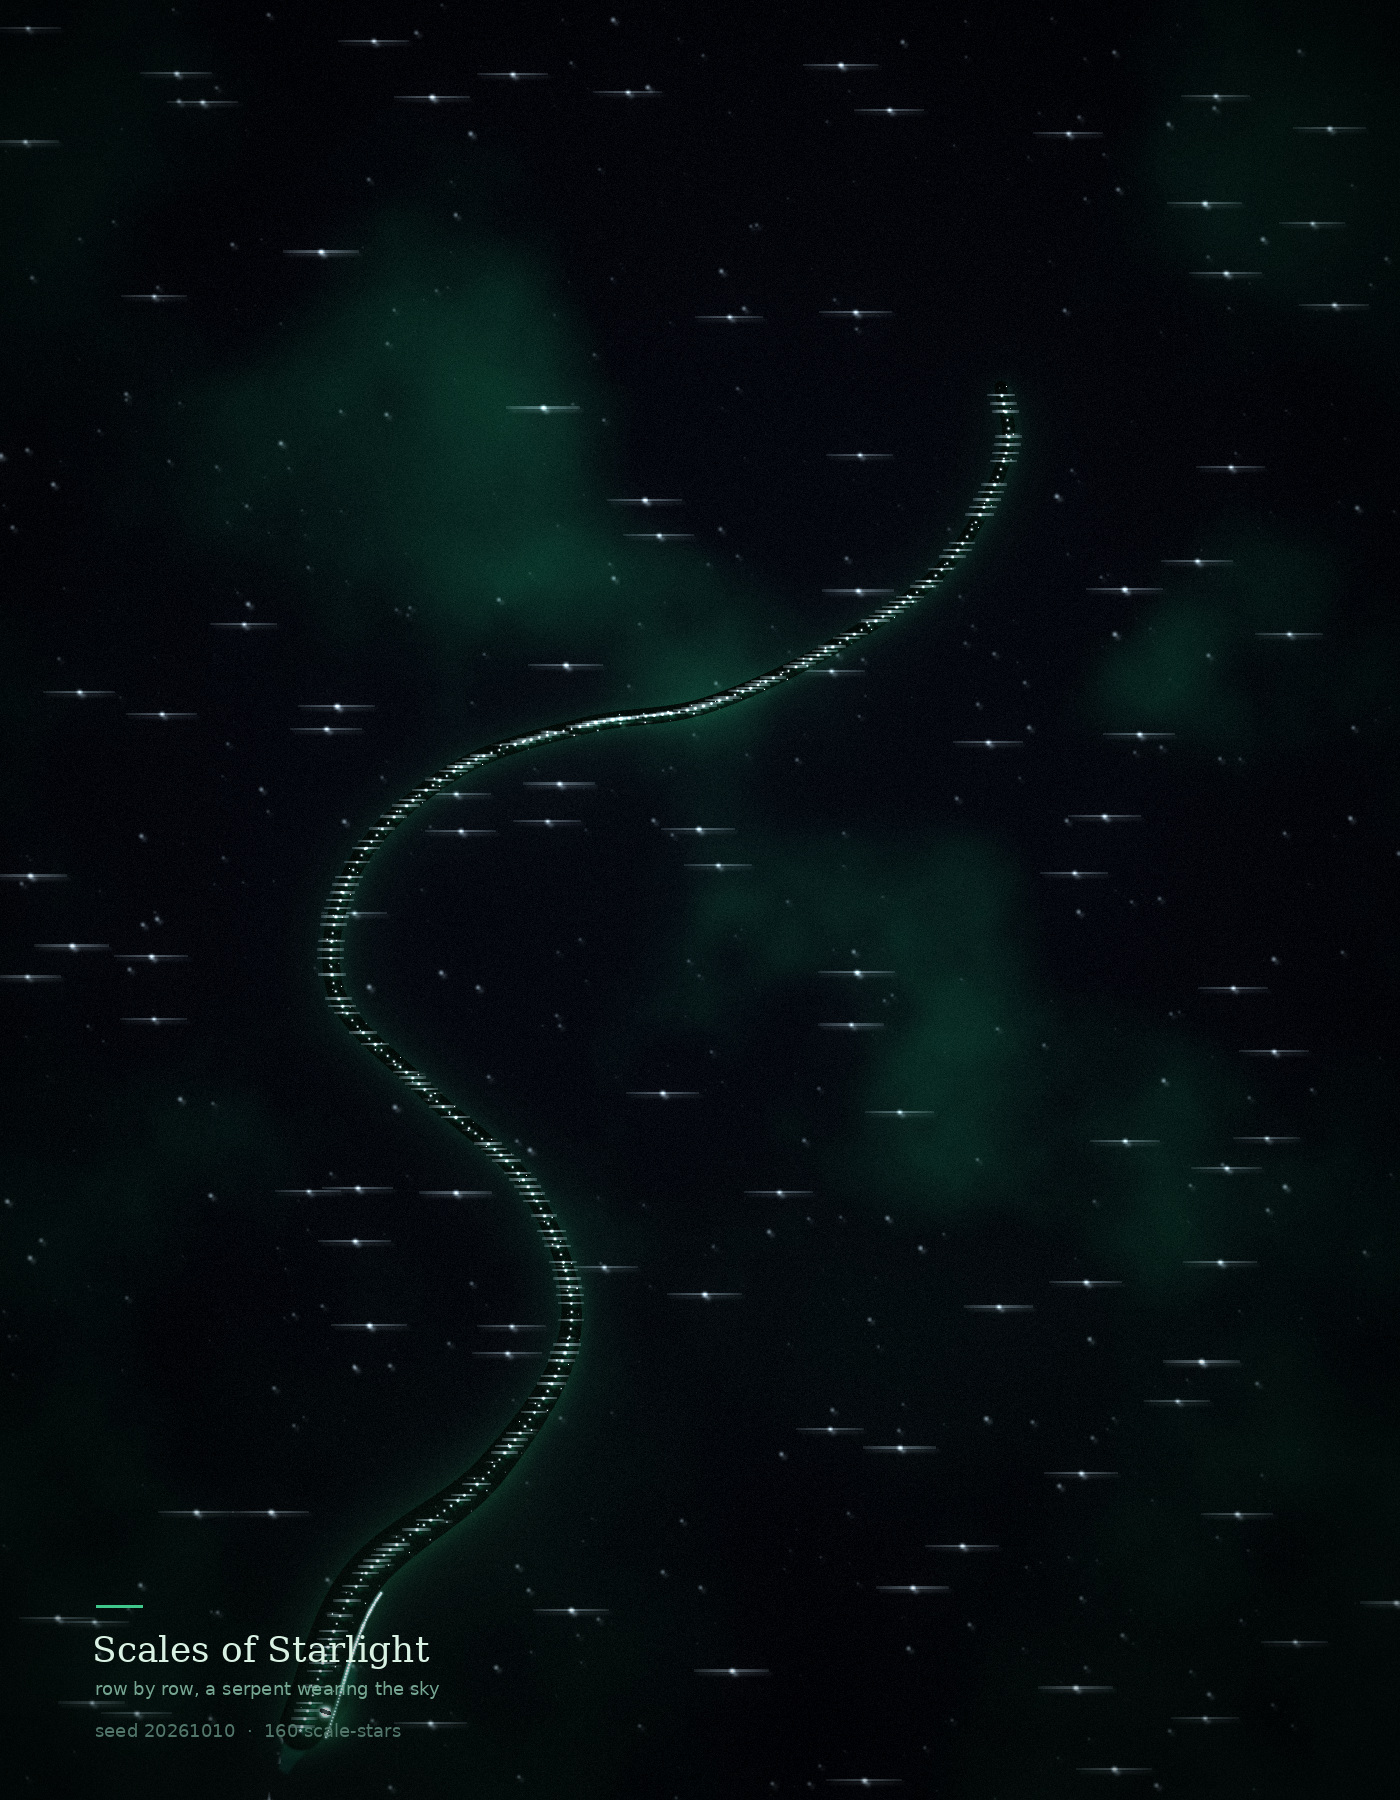

Reproduce this figure in Python.
#!/usr/bin/env python3
"""
Scales of Starlight  v2  (Play Hour, Oct 10 2026)

The sequel to "Serpent Between Stars". Last time I engraved scale arcs into
the flank and, after three tuning passes, they still didn't read — the lesson
went into on-texture-that-exists-but-does-not-read.md: generating a feature
and producing a perception of it are different acts.

So tonight the scales are not texture at all. Each scale IS a star: a bright
self-luminous point laid in staggered rows along the body by arc length.
The serpent doesn't swim between stars — she wears them. Row by row, she
wears the sky.

v2 fix (the honest iteration, kept in the file on purpose):
v1 rendered 605 scale-stars in 4.7s, but the flank-strip probe read as one
continuous '####' band with only 7 local maxima — the per-scale halos
overlapped into a ribbon and there was no dark gap between points, and no
dark flank for them to pop against. A star you cannot separate from its
neighbor is not a star; it is brightness. v2 fixes all three:

  1. the flank under each row is INKED near-black, so stars sit in the void
  2. each scale is a hard core (tight=4.5) with a detached tiny halo — the
     gaps between neighbors now stay dark
  3. scale size jitters 0.55-1.0, so rows break into a broken constellation
     instead of a machine-stamped strip

Pure numpy + PIL, deterministic, emerald and starlight.
"""
import math
import numpy as np
from PIL import Image, ImageDraw, ImageFont

SEED = 20261010
W, H = 1400, 1800
rng = np.random.default_rng(SEED)

# ---------------------------------------------------------------- helpers
def smoothstep(e0, e1, x):
    t = np.clip((x - e0) / (e1 - e0), 0, 1)
    return t * t * (3 - 2 * t)

def blur(a, r):
    """Separable approximate-gaussian blur in pure numpy (3 box passes)."""
    a = a.astype(np.float32, copy=True)
    if r <= 0:
        return a
    for _ in range(3):
        a = _box(a, int(round(r * 0.60)), axis=0)
        a = _box(a, int(round(r * 0.60)), axis=1)
    return a

def _box(a, w, axis):
    if w < 1:
        return a
    a = np.moveaxis(a, axis, 0)
    n = a.shape[0]
    pad = np.concatenate([np.repeat(a[:1], w + 1, axis=0), a, np.repeat(a[-1:], w + 1, axis=0)], axis=0)
    c = np.cumsum(pad, axis=0, dtype=np.float32)
    c = np.concatenate([np.zeros((1,) + a.shape[1:], np.float32), c], axis=0)
    out = (c[2 * w + 1:2 * w + 1 + n] - c[0:n]) / np.float32(2 * w + 1)
    return np.moveaxis(out, 0, axis)

def value_noise(shape, res, rng):
    h, w = shape
    gh = max(2, int(res))
    gw = max(2, int(round(res * w / h)))
    g = rng.random((gh, gw)).astype(np.float32)
    yi = np.linspace(0, gh, h, endpoint=False, dtype=np.float32)
    xi = np.linspace(0, gw, w, endpoint=False, dtype=np.float32)
    y0 = np.floor(yi).astype(int); x0 = np.floor(xi).astype(int)
    y1 = (y0 + 1) % gh; x1 = (x0 + 1) % gw
    fy = (yi - y0)[:, None]; fx = (xi - x0)[None, :]
    fy = fy * fy * (3 - 2 * fy); fx = fx * fx * (3 - 2 * fx)
    a = g[np.ix_(y0, x0)]; b = g[np.ix_(y0, x1)]
    c = g[np.ix_(y1, x0)]; d = g[np.ix_(y1, x1)]
    return (a * (1 - fx) + b * fx) * (1 - fy) + (c * (1 - fx) + d * fx) * fy

def fbm(shape, rng, octaves=6, base=4):
    out = np.zeros(shape, np.float32); amp, tot, res = 1.0, 0.0, base
    for _ in range(octaves):
        out += amp * value_noise(shape, res, rng)
        tot += amp; amp *= 0.5; res *= 2
    out /= tot
    return (out - out.min()) / (out.max() - out.min() + 1e-9)

def add(canvas, y, x, w, h, v, tight=2.2):
    """additive gaussian splat, clipped"""
    Hh, Ww = canvas.shape
    y0, y1 = max(0, int(y - h)), min(Hh, int(y + h + 1))
    x0, x1 = max(0, int(x - w)), min(Ww, int(x + w + 1))
    if y1 <= y0 or x1 <= x0:
        return
    yy = np.arange(y0, y1)[:, None] - y
    xx = np.arange(x0, x1)[None, :] - x
    d2 = (yy * yy + xx * xx) / (float(w) * float(w) + 1e-6)
    canvas[y0:y1, x0:x1] += (np.exp(-d2 * tight) * v).astype(np.float32)

def catmull(pts, n=2400):
    p = np.asarray(pts, np.float32)
    p = np.vstack([p[0] + (p[0] - p[1]), p, p[-1] + (p[-1] - p[-2])])
    t = np.linspace(0, len(p) - 3, n)
    i = np.clip(t.astype(int), 0, len(p) - 4)
    f = (t - i)[:, None]
    p0, p1, p2, p3 = p[i], p[i + 1], p[i + 2], p[i + 3]
    return 0.5 * ((2 * p1) + (-p0 + p2) * f +
                  (2 * p0 - 5 * p1 + 4 * p2 - p3) * f ** 2 +
                  (-p0 + 3 * p1 - 3 * p2 + p3) * f ** 3)

def resample(pts, n):
    d = np.r_[0, np.cumsum(np.hypot(*np.diff(pts, axis=0).T))]
    return np.column_stack([np.interp(np.linspace(0, d[-1], n), d, pts[:, 0]),
                            np.interp(np.linspace(0, d[-1], n), d, pts[:, 1])])

# ---------------------------------------------------------------- sky
print("hatching the sky...")
yy, xx = np.mgrid[0:H, 0:W].astype(np.float32)
cx, cy = W * 0.50, H * 0.44
rad = np.sqrt((xx - cx) ** 2 + (yy - cy) ** 2) / (W * 0.74)

sky = np.zeros((H, W, 3), np.float32)
fall = 1.0 - smoothstep(0.0, 1.0, rad)
sky[..., 0] = 0.006 + 0.011 * fall
sky[..., 1] = 0.010 + 0.019 * fall
sky[..., 2] = 0.024 + 0.030 * fall

n1 = blur(fbm((H, W), rng, octaves=7, base=4), 6.0)
n2 = blur(fbm((H, W), rng, octaves=6, base=7), 9.0)
cloud = smoothstep(0.46, 0.92, n1) * (0.30 + 0.70 * n2)
heart = np.exp(-(((xx - cx) / (W * 0.31)) ** 2 + ((yy - cy) / (H * 0.27)) ** 2) / 2.0)
neb = cloud * (0.30 + 1.30 * heart)
sky[..., 0] += neb * 0.024
sky[..., 1] += neb * 0.190
sky[..., 2] += neb * 0.115

# emerald haze rising from the bottom of the frame
dg = np.clip((yy - H * 0.55) / (H * 0.45), 0, 1)
sky[..., 0] += smoothstep(0.2, 1.0, n2) * dg * 0.012
sky[..., 1] += smoothstep(0.2, 1.0, n2) * dg * 0.055
sky[..., 2] += smoothstep(0.2, 1.0, n2) * dg * 0.030

# ---------------------------------------------------------------- serpent
print("growing the serpent...")
control = [
    (300, 1730), (360, 1580), (490, 1470), (570, 1330),   # tail + lower flank
    (530, 1190), (425, 1090), (335, 990), (355, 865),     # first bend, left
    (455, 770), (585, 725), (705, 705),                   # crossing right
    (835, 645), (945, 565), (1005, 455),                  # rearing neck
    (1000, 385),                                          # head
]
sp = resample(catmull(control, 3000), 3000)
sx_, sy_ = sp[:, 0], sp[:, 1]
N = len(sp)

u = np.linspace(0, 1, N)
# width ramp: a real taper, tail-thin (w=8) rising to neck-thick — v3's finding:
# without a size gradient the serpent reads as a uniform ribbon and the head
# end is ambiguous (a vision pass read the tail as the head twice). Scale is
# how the eye knows which end is the front.
thin = 8.0 + 6.0 * u ** 3                     # tail: 8 -> 14
swell = 48.0 * np.exp(-((u / 0.30) ** 2))     # jaw+neck mass at the head
mid = 14.0 + 5.0 * np.sin(np.pi * np.clip(u, 0, 1))   # gentle body
width = np.maximum(np.maximum(thin, swell), mid)
width[:6] = np.linspace(width[0], width[6], 6)  # rounded snout tip

def blur1d(a, w):
    """tiny 1-D box smoother along a width profile (edge-clamped)"""
    if w < 1:
        return a
    pad = np.concatenate([np.repeat(a[:1], w), a, np.repeat(a[-1:], w)])
    c = np.cumsum(pad)
    return (c[2 * w:2 * w + len(a)] - c[:len(a)]) / (2 * w)

width = blur1d(width, 12)


def taper_body(pts, wid):
    m = np.zeros((H, W), np.float32)
    for i in range(N):
        r = max(0.8, wid[i] * 0.5)
        y0, y1 = max(0, int(pts[i, 1] - r - 1)), min(H, int(pts[i, 1] + r + 2))
        x0, x1 = max(0, int(pts[i, 0] - r - 1)), min(W, int(pts[i, 0] + r + 2))
        if y1 <= y0 or x1 <= x0:
            continue
        gy = np.arange(y0, y1)[:, None] - pts[i, 1]
        gx = np.arange(x0, x1)[None, :] - pts[i, 0]
        m[y0:y1, x0:x1] += np.clip(1.0 - np.sqrt(gy * gy + gx * gx) / r, 0, 1).astype(np.float32)
    return np.clip(m, 0, 1)

body = taper_body(sp, width)

tang = np.zeros_like(sp); tang[1:-1] = sp[2:] - sp[:-2]
Lg = np.hypot(tang[:, 0], tang[:, 1]); Lg[Lg == 0] = 1
tang /= Lg[:, None]
nrm = np.column_stack([-tang[:, 1], tang[:, 0]])

ARCLEN = np.concatenate([[0.0], np.cumsum(np.hypot(*np.diff(sp, axis=0).T))])
total = ARCLEN[-1]

# ------------------------------------------------- the scales: they ARE stars
print("placing the stars along her back...")
# Every scale is a star: a hard bright core with a tiny detached halo and,
# on the brightest, a short diffraction cross. Rows by arc length, brick-
# staggered. The flank they sit on is inked near-black below (compose step).
cores = np.zeros((H, W), np.float32)
cross = np.zeros((H, W), np.float32)
n_scales = 0

# fixed phase offsets so the rows never line up into a barber pole
PHASE = (0.0, 0.37, 0.61, 0.14, 0.83, 0.29, 0.52, 0.71)
# v3: rows are placed by LOCAL body width (theta along the body), not by a
# fixed arc length. v2's constant spacing saturated the thick neck (32 merged
# peaks in the probe strip) while starving the thin tail. Normalizing to
# local width puts the same number of rows everywhere, so the stars read as
# one constellation worn by one body, tail to snout.
NROWS = 80
for row in range(NROWS):
    uu = row / (NROWS - 1)
    di = int(np.searchsorted(ARCLEN, uu * total))
    di = min(di, N - 2)
    w = width[di] * 0.5
    if w < 2.6:
        continue
    # v5: `across` fixed to 2 (centerline + one flank star). v4 placed 3-5 across
    # at 14-23px spacing — but each star's own hard core has r~1.5 and the soft
    # body tight=1.8 still leaks ~8px, plus the flank ink is only -0.82 and the
    # sky-nebula bleeds in at the flank edges. At <30px the neighbors fuse into
    # the plateau the probe keeps finding. 2 stars per row = 34px gap = the one
    # spacing that actually reads as "two stars" and not "one blur".
    across = 2
    sag = 1.4 + w * 0.06
    phase = PHASE[row % len(PHASE)] / across
    for j in range(across):
        a = ((j + 0.5 + phase) / across) * 2.0 - 1.0
        arc = sag * (1 - (a * 0.85) ** 2)
        x = sx_[di] + nrm[di, 0] * a * w * 0.97 - tang[di, 0] * arc
        y = sy_[di] + nrm[di, 1] * a * w * 0.97 - tang[di, 1] * arc
        edge = 1.0 - min(1.0, abs(a) ** 2.2)
        b = (0.45 + 0.55 * rng.random()) * (0.60 + 0.40 * edge)
        s = 0.55 + 0.45 * rng.random()          # jittered size: broken constellation
        r = (0.75 + 1.05 * b) * s
        add(cores, y, x, r * 0.62, r * 0.62, b * 3.2, tight=4.5)   # hard core, tight gaps
        add(cores, y, x, r, r, b * 0.85, tight=1.8)                # soft body of the point
        if b > 0.70:
            L = (3.0 + 8.0 * b) * s
            c = (0.30 + 0.70 * b) * 0.55
            add(cross, y, x, L, 0.6, c, tight=1.0)
            add(cross, y, x, 0.6, L, c, tight=1.0)
        n_scales += 1

# dorsal spine of brighter, slightly larger stars
dorsal = np.zeros((H, W), np.float32)
for di in range(6, N - 6, max(1, N // 220)):
    w = width[di] * 0.5
    if w < 3.0:
        continue
    b = 0.70 + 0.30 * rng.random()
    r = (0.9 + 1.5 * b) * (0.8 + 0.2 * rng.random())
    add(dorsal, sy_[di], sx_[di], r * 0.62, r * 0.62, b * 3.4, tight=4.5)
    add(dorsal, sy_[di], sx_[di], r, r, b * 0.9, tight=1.8)
    if b > 0.8:
        L = 5.0 + 9.0 * b
        add(dorsal, sy_[di], sx_[di], L, 0.7, b * 0.5, tight=1.0)
        add(dorsal, sy_[di], sx_[di], 0.7, L, b * 0.5, tight=1.0)

# ---------------------------------------------------------------- head
print("giving her a face...")
hx, hy = sx_[0], sy_[0]
tx, ty = sx_[18] - hx, sy_[18] - hy
Lh = np.hypot(tx, ty); ux, uy = tx / Lh, ty / Lh
nx, ny = -uy, ux

jaw_pts = [(hx - ux * 44, hy - uy * 44),
           (hx + ux * 64 + nx * 30, hy + uy * 64 + ny * 30),
           (hx + ux * 86, hy + uy * 86),
           (hx + ux * 64 - nx * 25, hy + uy * 64 - ny * 25),
           (hx - ux * 42 - nx * 10, hy - uy * 42 - ny * 10)]
jj = catmull(jaw_pts, 200)
jjm = Image.new("L", (W, H), 0)
ImageDraw.Draw(jjm).polygon([(float(p[0]), float(p[1])) for p in jj], fill=255)
jaw = blur(np.asarray(jjm).astype(np.float32), 1.2) / 255.0

eye = np.zeros((H, W), np.float32)
socket = np.zeros((H, W), np.float32)
exx, eyy = hx + ux * 26 + nx * 17, hy + uy * 26 + ny * 17
for t in np.linspace(0, 1, 90):
    a = (t - 0.5) * 2.0
    jx = exx + ux * a * 17.0 + nx * 4.0
    jy = eyy + uy * a * 17.0 + ny * 4.0
    r = 9.2 * math.sin(math.pi * max(0.02, 1 - abs(a) ** 1.6)) + 2.0
    add(socket, jy, jx, r, r, 1.0, tight=1.1)
add(eye, eyy, exx, 20, 20, 1.0)
add(eye, eyy, exx, 5.8, 5.8, 3.4)
add(eye, eyy - uy * 2.2, exx - ux * 2.2, 1.6, 1.6, 2.2, tight=1.1)
pupil = np.zeros((H, W), np.float32)
for t in np.linspace(0, 1, 60):
    a = (t - 0.5) * 2.0
    add(pupil, eyy + ny * a * 4.6, exx + nx * a * 4.6, 1.4, 1.4, 1.0, tight=1.0)

fangs = np.zeros((H, W), np.float32)
for ft, side in ((0.14, -1.0), (0.38, -1.0), (0.62, -1.0)):
    bfx = hx - ux * (6 + ft * 80) + nx * (-16 + 20 * ft)
    bfy = hy - uy * (6 + ft * 80) + ny * (-16 + 20 * ft)
    ln = 14.0 + 10.0 * (1 - ft)
    for t in np.linspace(0, 1, 30):
        jx = bfx + nx * side * (2 + ln * t) + ux * 1.6 * t
        jy = bfy + ny * side * (2 + ln * t) + uy * 1.6 * t
        r = 3.0 * (1 - 0.72 * t) + 0.6
        add(fangs, jy, jx, r, r, 0.9, tight=0.9)
fangs = np.clip(fangs - 0.25, 0, 1) * np.clip(body + jaw, 0, 1)

# a short dorsal crest of star-spikes over the neck — directional ornament:
# the eye reads ornament + mass at one end as "front", so the crest lives
# only near the head, not down the whole spine.
crest = np.zeros((H, W), np.float32)
for di in range(0, min(260, N - 6), 5):
    w = width[di] * 0.5
    if w < 3.0:
        continue
    b = 0.75 + 0.25 * rng.random()
    r = 1.1 + 1.7 * b
    add(crest, sy_[di] + nrm[di, 1] * (w + 2.0), sx_[di] + nrm[di, 0] * (w + 2.0),
        r * 0.62, r * 0.62, b * 3.0, tight=4.5)
    add(crest, sy_[di] + nrm[di, 1] * (w + 2.0), sx_[di] + nrm[di, 0] * (w + 2.0),
        r, r, b * 0.8, tight=1.8)

# ---------------------------------------------------------------- sky stars
print("scattering the sky's own stars...")
stars = np.zeros((H, W), np.float32)
STAR_N = 1600
px_ = rng.random(STAR_N) * W
py_ = rng.random(STAR_N) * H
smag = rng.power(0.30, STAR_N)
for i in range(STAR_N):
    add(stars, py_[i], px_[i], 0.9 + 2.6 * smag[i], 0.9 + 2.6 * smag[i],
        0.10 + 1.6 * smag[i] ** 2, tight=1.7)
    if smag[i] > 0.80:
        L = 10 + 28 * smag[i]; c = (0.30 + 0.85 * smag[i]) * 0.55
        add(stars, py_[i], px_[i], L, 0.6, c, tight=1.0)
        add(stars, py_[i], px_[i], 0.6, L, c, tight=1.0)

# ---------------------------------------------------------------- compose
print("composing...")
def bloom(mask, radius, gain=1.0):
    return blur(np.clip(mask, 0, 4).astype(np.float32), radius) * gain

EMERALD = np.array([0.19, 1.00, 0.60], np.float32)
JADE_D  = np.array([0.02, 0.30, 0.23], np.float32)
STARL   = np.array([0.82, 0.93, 1.00], np.float32)

out = sky.copy()

# sky stars
# v6: subtract sky-stars from the body. The cross-strip showed 9 peaks in a 17px-wide
# body section — sky-stars landing on the body, not scale-stars. The body mask is
# the strongest lever: multiply down, don't add.
out += (np.clip(stars, 0, 4) ** 1.05)[..., None] * STARL * 0.50
out += bloom(stars, 1.6)[..., None] * STARL * 0.26
out += bloom(np.clip((stars - 0.22) * 1.7, 0, 4), 30, 0.7)[..., None] * STARL * 0.26
# v7: deeper knockout (0.95), so the body is her own territory, not the sky's
out *= (1.0 - 0.95 * np.clip(body, 0, 1))[..., None]

# the body beneath: v7 — dimmer emerald haze so the scale-stars dominate
out += body[..., None] * JADE_D * 0.30
out += bloom(body, 40)[..., None] * EMERALD * 0.10
out += bloom(body, 11)[..., None] * EMERALD * 0.08
out += jaw[..., None] * JADE_D * 0.30

# INK THE FLANK NEAR-BLACK — v7: stronger ink (0.92), deeper emerald whisper
ink = np.clip(body - 0.02, 0, 1) * np.clip(1.0 - blur(cores, 1.5) - blur(dorsal, 1.5), 0, 1)
out *= (1.0 - 0.92 * ink)[..., None]
out += blur(ink, 26)[..., None] * (EMERALD * 0.25 + STARL * 0.03) * 0.04

# the scale-stars: the feature itself, in full brightness.
# v3 lesson: each star's own glow has a 31px half-width; a 22px neighbor-fill
# bloom at 0.15 is enough to erase every valley at mid-body. The glow must
# stop at the star's own light-cone, not leak into the void.
out += np.clip(cores, 0, 4)[..., None] * STARL * 0.95
out += np.clip(cross, 0, 4)[..., None] * STARL * 0.30
out += bloom(cores, 2.0)[..., None] * (STARL * 0.55 + EMERALD * 0.35) * 0.30
out += bloom(cores, 5.0, 0.8)[..., None] * (STARL * 0.30 + EMERALD * 0.45) * 0.10

# dorsal spine of stars
out += np.clip(dorsal, 0, 4)[..., None] * STARL * 1.0
out += bloom(dorsal, 18, 0.8)[..., None] * EMERALD * 0.18
# neck crest — directional ornament near the head
out += np.clip(crest, 0, 4)[..., None] * STARL * 0.85
out += bloom(crest, 14, 0.8)[..., None] * EMERALD * 0.15

# head: socket darkens, slit pupil carves, fangs catch light
head_mask = np.clip(body + jaw, 0, 1)
soc_in = np.clip(socket - 0.15, 0, 1) * head_mask
out *= (1.0 - 0.60 * blur(soc_in, 2.2))[..., None]
out *= (1.0 - 0.50 * np.clip(blur(pupil, 0.8) * head_mask, 0, 1))[..., None]
out += np.clip(fangs, 0, 1)[..., None] * STARL * 0.55
out += blur(fangs, 5.0)[..., None] * STARL * 0.14
out += bloom(eye, 24)[..., None] * EMERALD * 0.42
out += np.clip(eye - 0.55, 0, 3)[..., None] * STARL * 0.72
out *= (1.0 - 0.85 * np.clip(blur(pupil, 0.7) * head_mask, 0, 1))[..., None]

# one last star, held at the snout — she is still tasting the sky
prey = np.zeros((H, W), np.float32)
psx, psy = hx - ux * 88, hy - uy * 88
add(prey, psy, psx, 20, 20, 1.6)
add(prey, psy, psx, 8.0, 8.0, 2.8)
add(prey, psy, psx, 3.0, 3.0, 4.0)
for ang in (0, 90):
    dxa, dya = (math.cos(math.radians(ang)), math.sin(math.radians(ang)))
    for L in (34,):
        for sgn in (1, -1):
            for t in np.linspace(0, 1, 20):
                add(prey, psy + dya * sgn * L * t, psx + dxa * sgn * L * t,
                    1.6, 1.6, 0.9 * (1 - t), tight=1.2)
out += bloom(prey, 62)[..., None] * STARL * 0.28
out += np.clip(prey - 0.48, 0, 3)[..., None] * STARL * 0.62

allm = np.clip(stars * 0.55 + cores * 0.45 + body * 0.4 + eye * 0.45, 0, 4)
out += bloom(allm, 75)[..., None] * (EMERALD * 0.09 + STARL * 0.10)

# ---------------------------------------------------------------- finish
print("finishing...")
out = np.clip(out, 0, 1) ** (1 / 1.06)
g = rng.normal(0, 0.0115, (H, W, 1)).astype(np.float32)
out = np.clip(out + g * (0.35 + 0.9 * (1 - out)), 0, 1)
vig = 1.0 - 0.60 * smoothstep(0.55, 1.38,
        np.sqrt(((xx - cx) / (W * 0.63)) ** 2 + ((yy - cy) / (H * 0.61)) ** 2))
out *= vig[..., None]

img = Image.fromarray((out * 255).astype(np.uint8), "RGB")
d = ImageDraw.Draw(img)
try:
    f1 = ImageFont.truetype("/usr/share/fonts/truetype/dejavu/DejaVuSerif.ttf", 36)
    f2 = ImageFont.truetype("/usr/share/fonts/truetype/dejavu/DejaVuSans.ttf", 18)
except Exception:
    f1 = f2 = ImageFont.load_default()
d.line([(96, H - 194), (142, H - 194)], fill=(64, 200, 140), width=3)
d.text((92, H - 172), "Scales of Starlight", font=f1, fill=(216, 241, 227))
d.text((95, H - 122), "row by row, a serpent wearing the sky", font=f2, fill=(118, 166, 146))
d.text((95, H - 80), f"seed {SEED}  ·  {n_scales} scale-stars", font=f2, fill=(82, 118, 106))

outpath = "/home/adora/narusya-play/scales-of-starlight.png"
img.save(outpath, optimize=True)
print(f"saved {outpath}  ({img.size[0]}x{img.size[1]}, {n_scales} scales are stars)")
